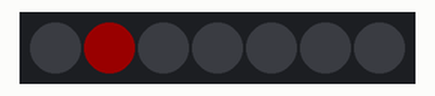
The program below on a simulated ESP8266 (Wemos D1 mini). Parts: 7 RGB LEDs in strip order, left to right. Dim RGB values are drawn brighter than linear.

Above: at 0.3 s.
At 0.7 s:
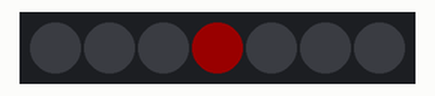
At 1.3 s:
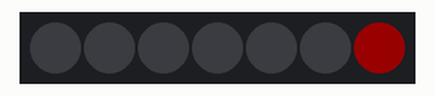
Timing chart, 0 to 40.0 s (numbered marks = the images above):
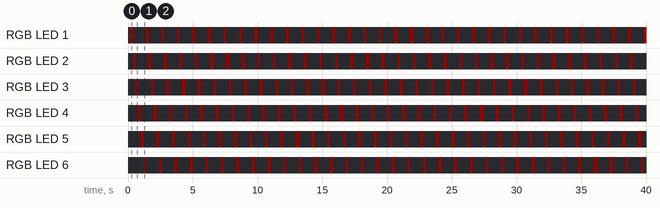

The program:

main.cpp
```cpp
#include <Arduino.h>
#include <Adafruit_NeoPixel.h>

#define LED_PIN D4
#define LED_NUM 7

const unsigned int TIME_WAIT = 200;

Adafruit_NeoPixel led(LED_NUM, LED_PIN, NEO_GRB + NEO_KHZ800);

uint32_t black   = led.Color(0, 0, 0);
uint32_t red10   = led.Color(25, 0, 0);
uint32_t green10 = led.Color(0, 25, 0);
uint32_t blue10  = led.Color(0, 0, 25);

unsigned long millis_current;
unsigned long millis_previous = 0;

int led_current = 1;

void setup() {
  led.begin();
  for(int i = 0; i < LED_NUM; i++) {
    led.setPixelColor(i, black);
  }
  led.show();
}

void loop() {
  millis_current = millis();
  if(millis_current - millis_previous >= TIME_WAIT) {
    led.setPixelColor(led_current, red10);
    led.show();
    led.setPixelColor(led_current, black);
    led_current++;
    if(led_current >= LED_NUM) led_current = 1;
    millis_previous = millis_current;
  }
}
```

Measured:
- by itself, RGB LED 1–6: alternates RGB(25, 0, 0) for 0.20 s and off for 1.0 s
- by itself, everything shown: repeats every 1.2 s, in 6 steps
